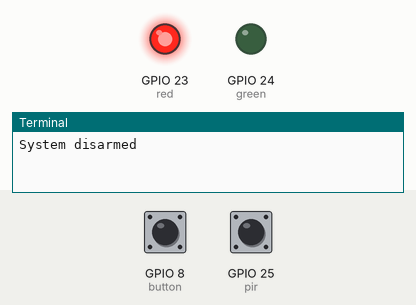
Simulated run of this program. Board: Raspberry Pi (BCM pin numbers). Shown: output pins drawn as LEDs (lit = HIGH), the last lines printed to the terminal. Dashed ring = blinking. The test bench sets the inputs (shaded band); at power-on: GPIO 8 (button) HIGH, GPIO 25 (pir) LOW. The clock reads 2024-03-15 10:24:30 at power-on unless the program sets it; the camera gives no picture and a still takes 0.5 s.

Above: at 1.2 s.
1.3 s: GPIO 8 (button) pulled LOW for 0.15 s
At 1.57 s:
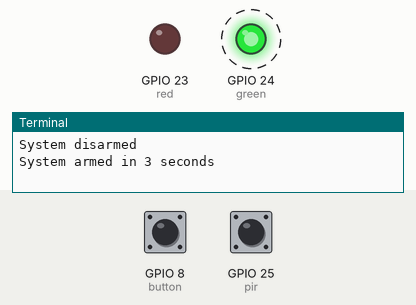
4.3 s: GPIO 8 (button) pulled LOW for 1 s
At 5.7 s:
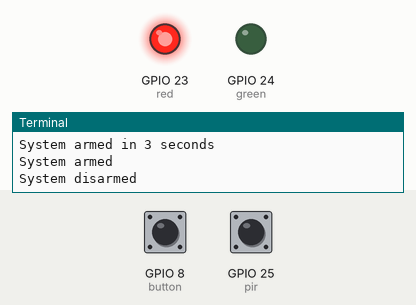
6.8 s: GPIO 8 (button) pulled LOW for 3.2 s
At 10.12 s:
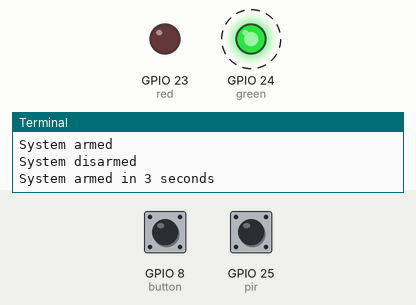
12.7 s: GPIO 25 (pir) pulsed HIGH 5 times (0.12 s each, 0.3 s apart)
At 13.37 s:
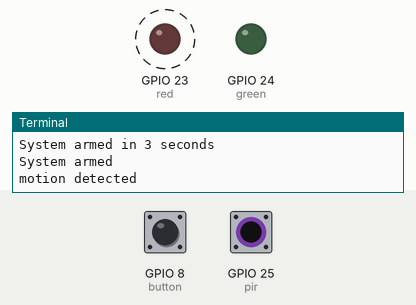
Timing chart, 0 to 16.7 s (numbered marks = the images above; inputs shaded):
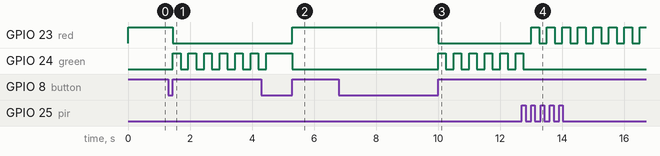

Measured:
- after the input at 1.3 s, GPIO 23 (red): HIGH → LOW after 0.15 s; GPIO 24 (green): alternates HIGH for 0.25 s and LOW for 0.25 s, starting after 0.15 s
- after the input at 4.3 s, GPIO 23 (red): LOW → HIGH after 1.0 s
- after the input at 6.8 s, GPIO 23 (red): HIGH → LOW after 3.2 s; GPIO 24 (green): alternates HIGH for 0.25 s and LOW for 0.25 s, starting after 3.2 s
- after the input at 12.7 s, GPIO 23 (red): alternates HIGH for 0.25 s and LOW for 0.25 s, starting after 0.30 s; GPIO 24 (green): goes on until 12.8 s, then stays LOW

The program:

ModasDemo.py
```python
from gpiozero import MotionSensor, LED, Button
from picamera import PiCamera
from time import sleep
import datetime as dt

class Modas:
    def __init__(self):
        # init PiCamera
        self.camera = PiCamera()
        # set camera resolution
        #self.camera.rotation = 180
        self.camera.resolution = (800,600)
        # init green, red LEDs
        self.green = LED(24)
        self.red = LED(23)
        # init button
        self.button = Button(8)
        # init PIR
        self.pir = MotionSensor(25)

        # when button  is released, toggle system arm / disarm
        self.button.when_released = self.toggle

        # system is disarmed by default
        self.armed = False
        self.disarm_system()

    def init_alert(self):
        self.green.off()
        self.red.blink(on_time=.25, off_time=.25, n=None, background=True)
        print("motion detected")
        # Take photo
        self.snap_photo()
        # delay
        sleep(2)
    def snap_photo(self):
        # determine current date/time
        t = dt.datetime.now()
        # determine the number of seconds that have elapsed since midnight
        s = t.second + (t.minute * 60) + (t.hour * 60 * 60)
        # use the date/time to generate a unique file name for photos (1/1/2018~21223.png)
        self.camera.capture("/home/pi/Desktop/{0}~{1}.jpg".format(t.strftime("%Y-%m-%d"), s))

    def reset(self):
        self.red.off()
        self.green.on()

    def toggle(self):
        self.armed = not self.armed
        if self.armed:
            self.arm_system()
        else:
            self.disarm_system()

    def arm_system(self):
        print("System armed in 3 seconds")
        self.red.off()
        # enable camera
        self.camera.start_preview()
        # 3 second delay
        self.green.blink(on_time=.25, off_time=.25, n=6, background=False)
        # enable PIR
        self.pir.when_motion = self.init_alert
        self.pir.when_no_motion = self.reset
        self.green.on()
        print("System armed")

    def disarm_system(self):
        # disable PIR
        self.pir.when_motion = None
        self.pir.when_no_motion = None
        # disable camera
        self.camera.stop_preview()
        self.red.on()
        self.green.off()
        print("System disarmed")

m = Modas()

try:
    # program loop
    while True:
        sleep(.001)
# detect Ctlr+C
except KeyboardInterrupt:
    if m.armed:
        m.disarm_system()
```
